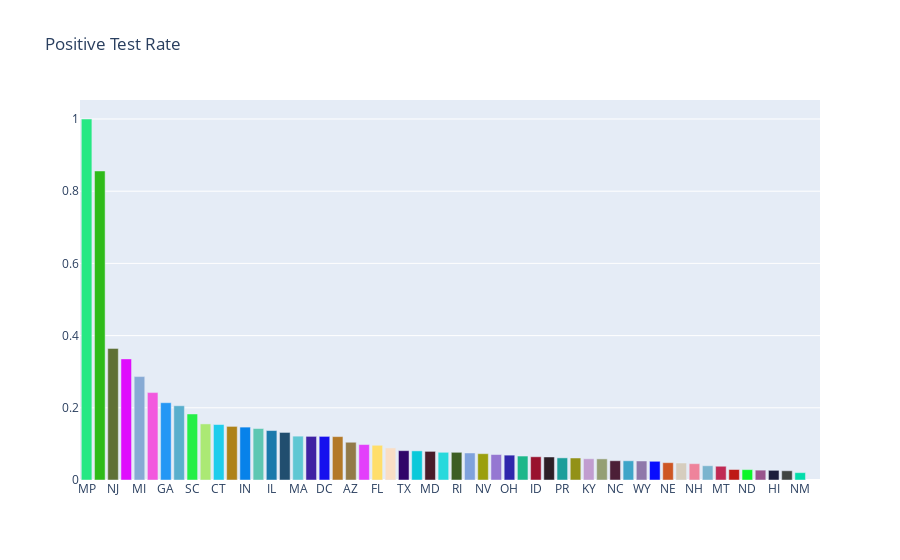
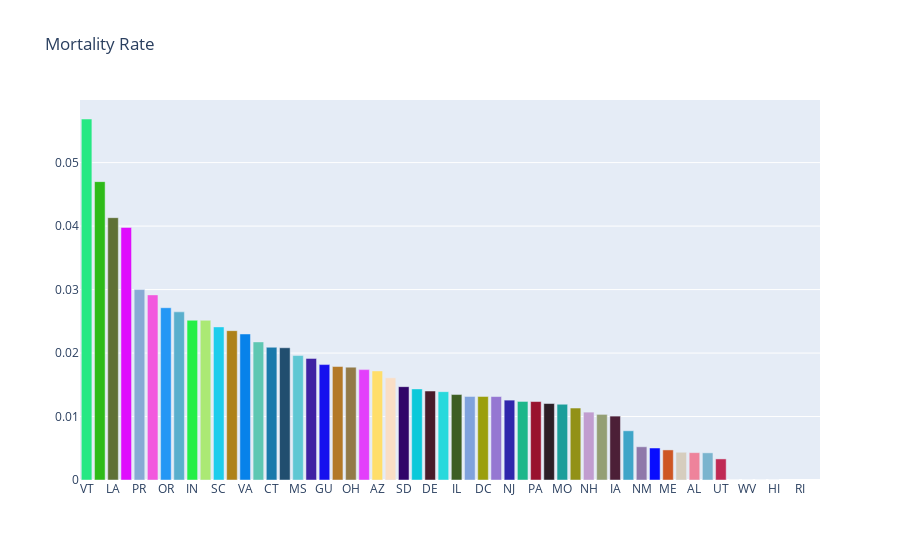

The notebook cell these images were saved under, in order:
### Code cell
import requests
import json
import pandas as pd
from colour import Color
import plotly.graph_objects as go
import matplotlib.pyplot as plt

# Query API
states = requests.get('https://covidtracking.com/api/states/daily').json()
states = pd.DataFrame(states)

us = requests.get('https://covidtracking.com/api/us/daily').json()
us = pd.DataFrame(us)

# Format Data
states.date = pd.to_datetime(states.date, format = '%Y%m%d')
us.date = pd.to_datetime(us.date, format = '%Y%m%d')

states.set_index('date', inplace = True)
us.set_index('date', inplace =  True)
today = states.loc[states.index.max()]

##################################### GRAPHING ###########################################

# NATIONAL POSITIVE 
plt.style.use('dark_background')
fig = plt.figure(figsize=(15,5))
us.positive.plot(linewidth=3, marker = 'o', markersize=10)
plt.title('Positive Test Results COVID-19')
plt.grid()
plt.show()
fig.savefig('images/positive_tests.png')

# NATIONAL DEATHS
fig = plt.figure(figsize=(15,5))
us.death.dropna().plot(linewidth=3, marker = 'o', markersize=10)
plt.title('US Deaths')
plt.grid()
plt.show()
fig.savefig('images/deaths.png')

# POSITIVE GROWTH FROM PREVIOUS DAY
us_rev = us.iloc[::-1].positive.diff()
fig = plt.figure(figsize=(15,5))
us_rev.plot(linewidth=3, marker = 'o', markersize=10)
plt.title('Positive Case Growth')
plt.grid()
plt.show()
fig.savefig('images/positive_case_growth.png')

# POSITIVE CASES IN ILLINOIS
fig = plt.figure(figsize=(15,5))
states[states.state == 'IL'].positive.plot(linewidth=3, marker = 'o', markersize=10)
plt.title('Illinois Confirmed Cases')
plt.grid()
plt.show()
fig.savefig('images/illinois_cases.png')

# POSITIVE CASES IN NY
fig = plt.figure(figsize=(15,5))
states[states.state == 'NY'].positive.plot(linewidth=3, marker = 'o', markersize=10)
plt.title('New York Confirmed Cases')
plt.grid()
plt.show()
fig.savefig('images/ny_cases.png')

# POSITIVE CASES IN IA
fig = plt.figure(figsize=(15,5))
states[states.state == 'IA'].positive.plot(linewidth=3, marker = 'o', markersize=10)
plt.title('Iowa Confirmed Cases')
plt.grid()
plt.show()
fig.savefig('images/ia_cases.png')

# POSITIVE CASES IN HIGHEST COUNT CITIES
top_ten = today.sort_values(by='positive', ascending=False)[:10]
ten_states = top_ten.state
fig = plt.figure(figsize=(15,5))
for state in ten_states:
    if state in list(ten_states[:5].values):
        states[states.state == state].positive.plot(label = state, linewidth=3, marker = 'o', markersize=10)
    else:
        states[states.state == state].positive.plot(label = state, linewidth=1, marker = 'o', markersize=3)
plt.title('10 states with the most confirmed cases')
plt.ylabel('Positive Test Results')
plt.legend(loc='upper left')
plt.grid()
plt.show()
fig.savefig('images/top_ten_states.png')

# CASES BY STATE –– MAP
fig = go.Figure(data=go.Choropleth(
    locations=today.state, # Spatial coordinates
    z = today.positive, # Data to be color-coded
    locationmode = 'USA-states', # set of locations match entries in `locations`
    colorscale = 'Reds',
    colorbar_title = "Confirmed Cases",
))

fig.update_layout(
    title_text = 'COVID-19 Cases by State',
    geo_scope='usa', # limite map scope to USA
)

fig.show()
fig.write_image('images/positive_cases_map.png')

# POSITIVE TEST RATE
today['positive_rate'] = today.positive/today.total
rates = today.sort_values(by='positive_rate', ascending = False)
rates = rates[['state', 'positive_rate', 'death', 'positive']]
rates = rates.set_index('state')
colors = [Color(pick_for=x).get_hex_l() for x in rates.index]
fig = go.Figure([go.Bar(x=rates.index, y=rates.positive_rate, marker_color=colors)])
fig.update_layout(
    title_text = 'Positive Test Rate'
)
fig.show()
fig.write_image('images/positive_test_rate.png')

# MORTALITY RATE
rates['death_rate'] = rates.death/rates.positive
rates = rates.sort_values(by='death_rate', ascending=False)
fig = go.Figure([go.Bar(x=rates.index, y=rates.death_rate, marker_color=colors)])
fig.update_layout(
    title_text = 'Mortality Rate')
fig.show()
fig.write_image('images/mortality_rate.png')

# SAVE DATA
us.reset_index(inplace = True)
states.reset_index(inplace=True)
us.date = us.date.astype(str)
states.date = states.date.astype(str)
national_data = us.to_dict()
state_data = states.to_dict()


data = {'state': state_data,
        'us': national_data}

with open('coronavirus.json', mode='w', encoding='utf-8') as f:
    json.dump(data, f)

with open('coronavirus.json') as f:
    data = json.load(f)
    state = data['state']

### Figure 1 — Plotly figure (JSON) as saved in the notebook; plotly's stock layout.template omitted (floating-point values rounded to 4 significant figures)
{"data": [{"marker": {"color": ["#26e883", "#2ebb19", "#5f7136", "#df0dfd", "#87aad4", "#f258de", "#2497f5", "#59afcd", "#25ef47", "#abe974", "#1ecdec", "#ae8219", "#0782ea", "#5ec7b2", "#1a79ab", "#214e6f", "#5fc7d3", "#3f21a3", "#1610ee", "#b37927", "#927a48", "#e33ffb", "#ffde6a", "#f9dec6", "#300569", "#0ac9da", "#481b2a", "#28d9dc", "#3d5e23", "#7fa2dd", "#9b9f0d", "#9577d2", "#2f26ac", "#1cb78a", "#99122e", "#2c1e26", "#1b9e9a", "#929116", "#c19dd0", "#949f74", "#4c1f37", "#3ea5c8", "#8f78aa", "#080dfe", "#ce5624", "#d6cdbe", "#ee839b", "#7ab4ce", "#c02954", "#be1a15", "#0bf62a", "#99558d", "#1d1f3c", "#404542", "#02ddaa", "#da865d"]}, "type": "bar", "x": ["MP", "DE", "NJ", "NY", "MI", "OK", "GA", "MS", "SC", "GU", "CT", "CO", "IN", "AL", "IL", "LA", "MA", "AR", "DC", "VI", "AZ", "PA", "FL", "VT", "TX", "VA", "MD", "MO", "RI", "TN", "NV", "WA", "OH", "KS", "ID", "IA", "PR", "WI", "KY", "ME", "NC", "UT", "WY", "CA", "NE", "OR", "NH", "WV", "MT", "AK", "ND", "MN", "HI", "SD", "NM", "AS"], "y": [1, 0.856, 0.3646, 0.3355, 0.2865, 0.2421, 0.2141, 0.2057, 0.1829, 0.1554, 0.1537, 0.1485, 0.1465, 0.1426, 0.137, 0.1318, 0.1215, 0.1209, 0.1208, 0.1202, 0.1046, 0.09823, 0.09617, 0.08888, 0.08124, 0.08062, 0.07931, 0.07674, 0.07669, 0.07487, 0.07287, 0.07059, 0.06886, 0.06638, 0.06439, 0.06377, 0.06131, 0.06097, 0.05895, 0.05853, 0.05335, 0.05322, 0.05267, 0.05182, 0.048, 0.04709, 0.04518, 0.03946, 0.03811, 0.0291, 0.0287, 0.02734, 0.02679, 0.02556, 0.02035, null]}], "layout": {"title": {"text": "Positive Test Rate"}}}

### Figure 2 — Plotly figure (JSON) as saved in the notebook; plotly's stock layout.template omitted (floating-point values rounded to 4 significant figures)
{"data": [{"marker": {"color": ["#26e883", "#2ebb19", "#5f7136", "#df0dfd", "#87aad4", "#f258de", "#2497f5", "#59afcd", "#25ef47", "#abe974", "#1ecdec", "#ae8219", "#0782ea", "#5ec7b2", "#1a79ab", "#214e6f", "#5fc7d3", "#3f21a3", "#1610ee", "#b37927", "#927a48", "#e33ffb", "#ffde6a", "#f9dec6", "#300569", "#0ac9da", "#481b2a", "#28d9dc", "#3d5e23", "#7fa2dd", "#9b9f0d", "#9577d2", "#2f26ac", "#1cb78a", "#99122e", "#2c1e26", "#1b9e9a", "#929116", "#c19dd0", "#949f74", "#4c1f37", "#3ea5c8", "#8f78aa", "#080dfe", "#ce5624", "#d6cdbe", "#ee839b", "#7ab4ce", "#c02954", "#be1a15", "#0bf62a", "#99558d", "#1d1f3c", "#404542", "#02ddaa", "#da865d"]}, "type": "bar", "x": ["VT", "WA", "LA", "OK", "PR", "GA", "OR", "KY", "IN", "MI", "SC", "AK", "VA", "CA", "CT", "NE", "MS", "KS", "GU", "CO", "OH", "ID", "AZ", "NV", "SD", "FL", "DE", "NY", "IL", "TX", "DC", "WI", "NJ", "AR", "PA", "ND", "MO", "MN", "NH", "MA", "IA", "MT", "NM", "MD", "ME", "TN", "AL", "NC", "UT", "WY", "WV", "VI", "HI", "MP", "RI", "AS"], "y": [0.05687, 0.04701, 0.04133, 0.03979, 0.03, 0.02916, 0.02714, 0.02649, 0.02516, 0.02516, 0.02412, 0.02353, 0.023, 0.02175, 0.02091, 0.02083, 0.01961, 0.01916, 0.01818, 0.01788, 0.01778, 0.01739, 0.01718, 0.0161, 0.01471, 0.01435, 0.01402, 0.01391, 0.01346, 0.01316, 0.01316, 0.01314, 0.01259, 0.01238, 0.01236, 0.01205, 0.01193, 0.01134, 0.0107, 0.01034, 0.01007, 0.007752, 0.005236, 0.00504, 0.004739, 0.00437, 0.00431, 0.004278, 0.003322, 0, 0, 0, 0, null, null, null]}], "layout": {"title": {"text": "Mortality Rate"}}}
